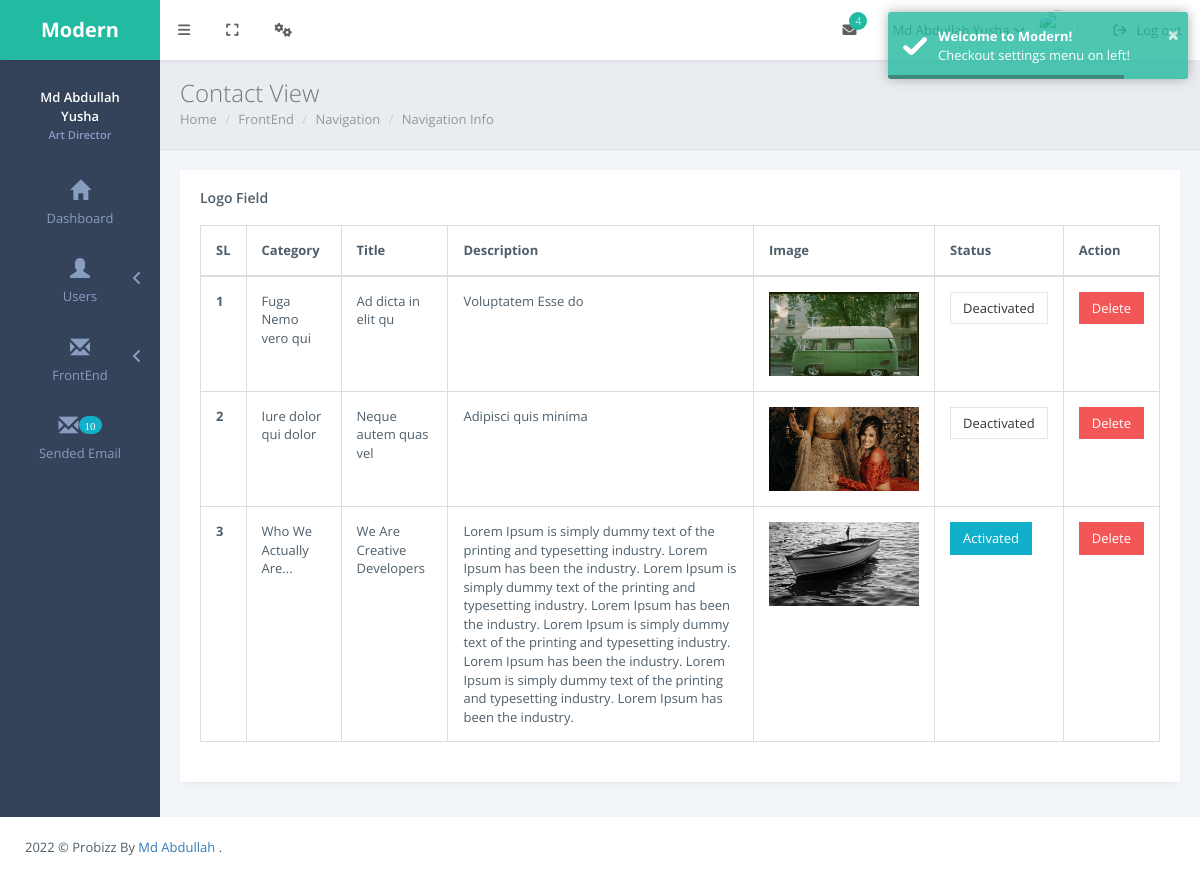
Page /admin/abouts/view_about.php (signed in) on the committed database.
### tables this page shows
CREATE TABLE `users` (
  `id` int(11) NOT NULL,
  `name` varchar(60) NOT NULL,
  `email` varchar(60) NOT NULL,
  `password` varchar(60) NOT NULL,
  `profile_image` varchar(60) NOT NULL,
  `created_at` datetime NOT NULL
);

CREATE TABLE `abouts` (
  `id` int(11) NOT NULL,
  `category` varchar(50) NOT NULL,
  `title` varchar(60) NOT NULL,
  `description` text NOT NULL,
  `about_image` varchar(50) NOT NULL,
  `status` int(11) NOT NULL DEFAULT 0
);

### admin/abouts/view_about.php (the view, shortened to what this page needs)
<?php
    require '../db.php';
    require '../includes/header.php';
    require '../includes/sidemenu.php';
    $select_about = "SELECT * FROM abouts";
    $select_about_result = mysqli_query($dbconnect, $select_about);
?>
<div class="page-inner">
    <div class="page-title">
        <h3>Contact View</h3>
        <div class="page-breadcrumb">
            <ol class="breadcrumb">
                <li><a href="index.html">Home</a></li>
                <li><a href="#">FrontEnd</a></li>
                <li><a href="#">Navigation</a></li>
                <li class="active">Navigation Info</li>
            </ol>
        </div>
    </div>
    <div id="main-wrapper">
        <div class="row">
        <div class="col-md-12">
                <div class="panel panel-white">
                    <div class="panel-heading clearfix">
                        <h4 class="panel-title">Logo Field</h4>
                    </div>
                    <div class="panel-body">
                        <div class="table-responsive">
                            <table class="table table-bordered">
                                <thead>
                                    <tr>
                                        <th>SL</th>
                                        <th>Category</th>
                                        <th>Title</th>
                                        <th>Description</th>
                                        <th>Image</th>
                                        <th>Status</th>
                                        <th>Action</th>
                                    </tr>
                                </thead>
                                <tbody>
                                <?php
                                    foreach($select_about_result as $key => $about) { ?>
                                    <tr>
                                        <th scope="row"><?= $key+1?></th>
                                        <td><?= $about['category']?></td>
                                        <td><?= $about['title']?></td>
                                        <td><?= $about['description']?></td>
                                        <td><img src="/probiz/admin/uploads/abouts/<?= $about['about_image']?>" width="150" alt=""></td>
                                        <td>
                                            <?php if($about['status'] == 0) {?>
                                            <a href="about_active.php?id=<?= $about['id']?>" class="btn btn-default">Deactivated</a>
                                            <?php } else {?>
                                            <a href="about_active.php?id=<?= $about['id']?>" class="btn btn-info">Activated</a>
                                            <?php } ?>
                                        </td>
                                        <td>
                                            <button id="about_delete.php?id=<?= $about['id']?>" class="btn btn-danger delete_btn">Delete</button>
                                        </td>
                                    </tr>
                                    <?php } ?>
                                </tbody>
                            </table>
                        </div>
                    </div>
                </div>
            </div>
        </div>
    </div>
</div>
<?php
    require '../includes/footer.php';
?>

### admin/includes/sidemenu.php (shortened to what this page needs)
<?php
    $id = $_SESSION['id'];
    $select_user = "SELECT * FROM users WHERE id= $id";
    $select_user_result = mysqli_query($dbconnect, $select_user);
    $after_assoc = mysqli_fetch_assoc($select_user_result);
    $select_message = "SELECT COUNT(*) as unreaded_email FROM newsletter_mail WHERE status = 0";
    $select_message_result = mysqli_query($dbconnect, $select_message);
    $after_assoc2 = mysqli_fetch_assoc($select_message_result);
?>
<main class="page-content content-wrap">
    <div class="navbar">
                <div class="navbar-inner">
                    <div class="logo-box">
                        <a href="/probiz/admin/admin.php" class="logo-text"><span>Modern</span></a>
                    </div>
                    <div class="topmenu-outer">
                        <div class="top-menu">
                            <ul class="nav navbar-nav navbar-left">
                                <li>
                                    <a href="javascript:void(0);" class="waves-effect waves-button waves-classic sidebar-toggle"><i class="fa fa-bars"></i></a>
                                </li>
                                <li>
                                    <a href="javascript:void(0);" class="waves-effect waves-button waves-classic toggle-fullscreen"><i class="fa fa-expand"></i></a>
                                </li>
                                <li class="dropdown">
                                    <a href="#" class="dropdown-toggle waves-effect waves-button waves-classic" data-toggle="dropdown">
                                        <i class="fa fa-cogs"></i>
                                    </a>
                                </li>
                            </ul>
                            <ul class="nav navbar-nav navbar-right">
                                <li class="dropdown">
                                    <a href="#" class="dropdown-toggle waves-effect waves-button waves-classic" data-toggle="dropdown"><i class="fa fa-envelope"></i><span class="badge badge-success pull-right">4</span></a>
                                </li>
                                <li class="dropdown">
                                    <a href="#" class="dropdown-toggle waves-effect waves-button waves-classic" data-toggle="dropdown">
                                        <span class="user-name"><?= $after_assoc['name']?><i class="fa fa-angle-down"></i></span>
                                    </a>
                                </li>
                                <li>
                                    <a href="/probiz/admin/logout.php" class="log-out waves-effect waves-button waves-classic">
                                        <span><i class="fa fa-sign-out m-r-xs"></i>Log out</span>
                                    </a>
                                </li>
                            </ul>
                        </div>
                    </div>
                </div>
            </div>
            <div class="page-sidebar sidebar">
                <div class="page-sidebar-inner slimscroll">
                    <div class="sidebar-header">
                        <div class="sidebar-profile">
                            <a href="javascript:void(0);" id="profile-menu-link">
                                <div class="sidebar-profile-details">
                                    <span><?= $after_assoc['name']?><br><small>Art Director</small></span>
                                </div>
                            </a>
                        </div>
                    </div>
                    <ul class="menu accordion-menu">
                        <li><a href="/probiz/admin/admin.php" class="waves-effect waves-button"><span class="menu-icon glyphicon glyphicon-home"></span><p>Dashboard</p></a></li>
                        <li class="droplink"><a href="#" class="waves-effect waves-button"><span class="menu-icon glyphicon glyphicon-user"></span><p>Users</p><span class="arrow"></span></a>
                        </li>
                        <li class="droplink"><a href="#" class="waves-effect waves-button"><span class="menu-icon glyphicon glyphicon-envelope"></span><p>FrontEnd</p><span class="arrow"></span></a>
                            </li>
                        </ul>
                        <li><a href="/probiz/admin/newsletter/view_mail.php" class="waves-effect waves-button"><span class="menu-icon glyphicon glyphicon-envelope"><span class="badge badge-info"><?= $after_assoc2['unreaded_email']?></span></span><p>Sended Email</p></a></li>
                </div>
            </div>

### admin/assets/css/themes/green.css (style rules this page uses)
.page-content { background: #34425A; }
.navbar .logo-box { background: #22baa0; }
.navbar .logo-box a { color: #fff; }
.sidebar { background: #34425A; }
.sidebar-header { background: #34425A; }
.sidebar-profile span small { color: #899dc1; }
.menu { background: #34425A; }
.menu.accordion-menu a { color: #899dc1; }

### rows in the picture
users: name "Md Abdullah Yusha"
abouts: category "Fuga Nemo vero qui", title "Ad dicta in elit qu", description "Voluptatem Esse do", about_image (picture)
abouts: category "Iure dolor qui dolor", title "Neque autem quas vel", description "Adipisci quis minima", about_image (picture)
abouts: category "Who We Actually Are...", title "We Are Creative Developers", description "Lorem Ipsum is simply dummy text of the printing and typesetting industry. Lorem Ipsum has been the industry. Lorem Ipsum is simply dummy text of the printing and typesetting industry. Lorem Ipsum has been the industry. Lorem Ipsum is simply dummy text of the printing and typesetting industry. Lorem Ipsum has been the industry. Lorem Ipsum is simply dummy text of the printing and typesetting industry. Lorem Ipsum has been the industry.", about_image (picture)

### other values in the picture
$after_assoc2['unreaded_email'] "10"
